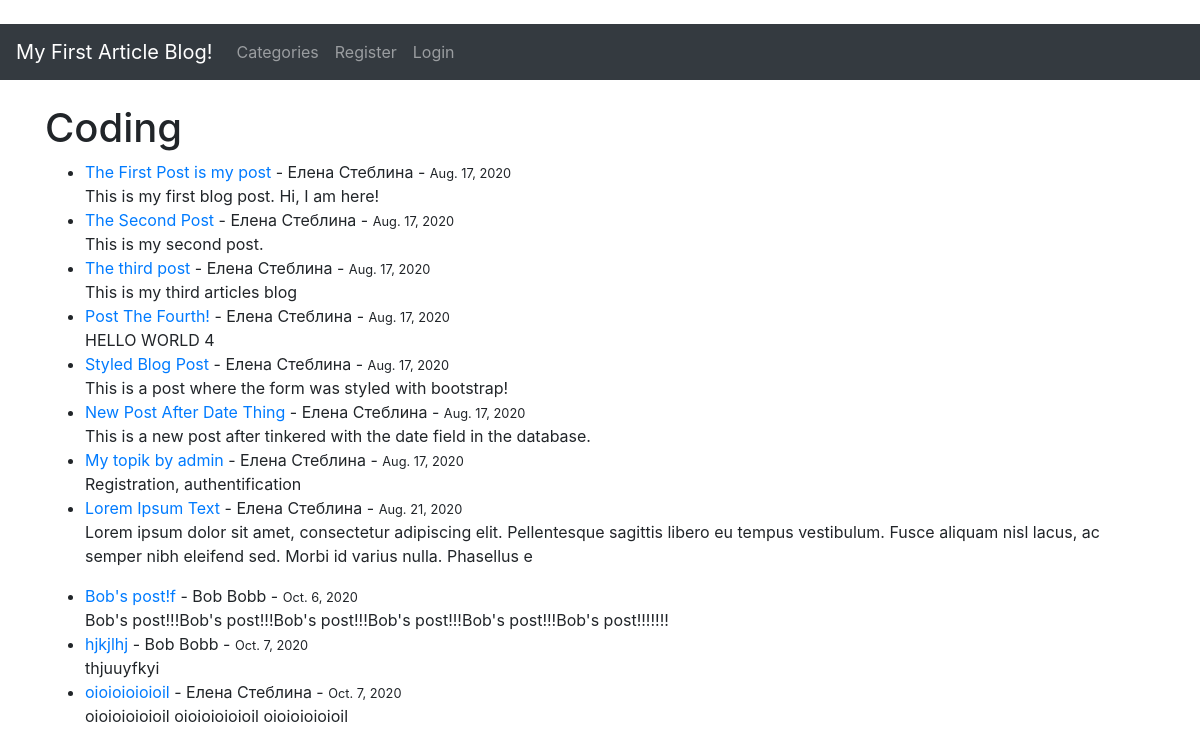
/category/coding/, run on the app's committed database.
### theblog/models.py (models this page shows, shortened)
class Post(models.Model):
    title = models.CharField(max_length=255)
    title_tag = models.CharField(max_length=255)
    author = models.ForeignKey(User, on_delete=models.CASCADE)
    body = models.TextField()
    post_date = models.DateField(auto_now_add=True)
    category = models.CharField(max_length=255, default="coding")
    likes = models.ManyToManyField(User, related_name='blog_posts')

### theblog/views.py (the view)
# urls.py: path('category/<str:cats>/', CategoryView, name='category'),
def CategoryView(request, cats):
    category_posts = Post.objects.filter(category=cats.replace('-', ' '))
    return render(request, 'theblog/categories.html', {'cats':cats.title().replace('-', ' '), 'category_posts':category_posts})

### theblog/templates/theblog/categories.html (shortened to what this page needs)
﻿{% extends 'theblog/base.html' %}
{% block content %}
{% if category_posts %}
<h1>{{ cats }}</h1>
<ul>
    {% for post in category_posts %}
    <li><a href="{% url 'article-detail' post.pk %}"> {{ post.title }}</a> -
        {{ post.author.first_name }}
        {{ post.author.last_name }} -
        <small>
            {{ post.post_date }}
        </small>
        <br />
        {{ post.body|slice:":200"|safe }}
    </li>
    {% endfor %}
</ul>
{% else %}
    <h2>Sorry, this page does not exist...</h2>
{% endif %}
{% endblock %}

### data on the page
Post: title "The First Post is my post", author.first_name "Елена", author.last_name "Стеблина", post_date "Aug. 17, 2020", body "This is my first blog post. Hi, I am here!"
Post: title "The Second Post", author.first_name "Елена", author.last_name "Стеблина", post_date "Aug. 17, 2020", body "This is my second post."
Post: title "The third post", author.first_name "Елена", author.last_name "Стеблина", post_date "Aug. 17, 2020", body "This is my third articles blog"
Post: title "Post The Fourth!", author.first_name "Елена", author.last_name "Стеблина", post_date "Aug. 17, 2020", body "HELLO WORLD 4"
Post: title "Styled Blog Post", author.first_name "Елена", author.last_name "Стеблина", post_date "Aug. 17, 2020", body "This is a post where the form was styled with bootstrap!"
Post: title "New Post After Date Thing", author.first_name "Елена", author.last_name "Стеблина", post_date "Aug. 17, 2020", body "This is a new post after tinkered with the date field in the database."
Post: title "My topik by admin", author.first_name "Елена", author.last_name "Стеблина", post_date "Aug. 17, 2020", body "Registration, authentification"
Post: title "Lorem Ipsum Text", author.first_name "Елена", author.last_name "Стеблина", post_date "Aug. 21, 2020", body "Lorem ipsum dolor sit amet, consectetur adipiscing elit. Pellentesque sagittis libero eu tempus vestibulum. Fusce aliquam nisl lacus, ac semper nibh eleifend sed. Morbi id varius nulla. Phasellus e"
Post: title "Bob's post!f", author.first_name "Bob", author.last_name "Bobb", post_date "Oct. 6, 2020", body "Bob's post!!!Bob's post!!!Bob's post!!!Bob's post!!!Bob's post!!!Bob's post!!!!!!!"
Post: title "hjkjlhj", author.first_name "Bob", author.last_name "Bobb", post_date "Oct. 7, 2020", body "thjuuyfkyi"
Post: title "oioioioioioil", author.first_name "Елена", author.last_name "Стеблина", post_date "Oct. 7, 2020", body "oioioioioioil oioioioioioil oioioioioioil"

### other printed values
{{ cats }} "Coding"
